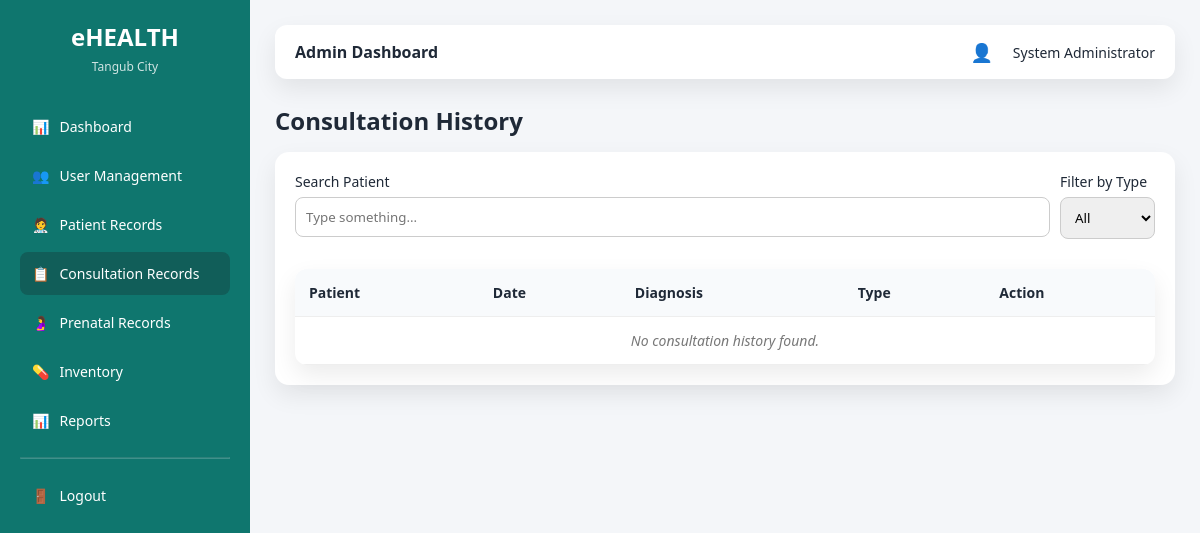
The app's page /admin/consultations.php (signed in), older data.
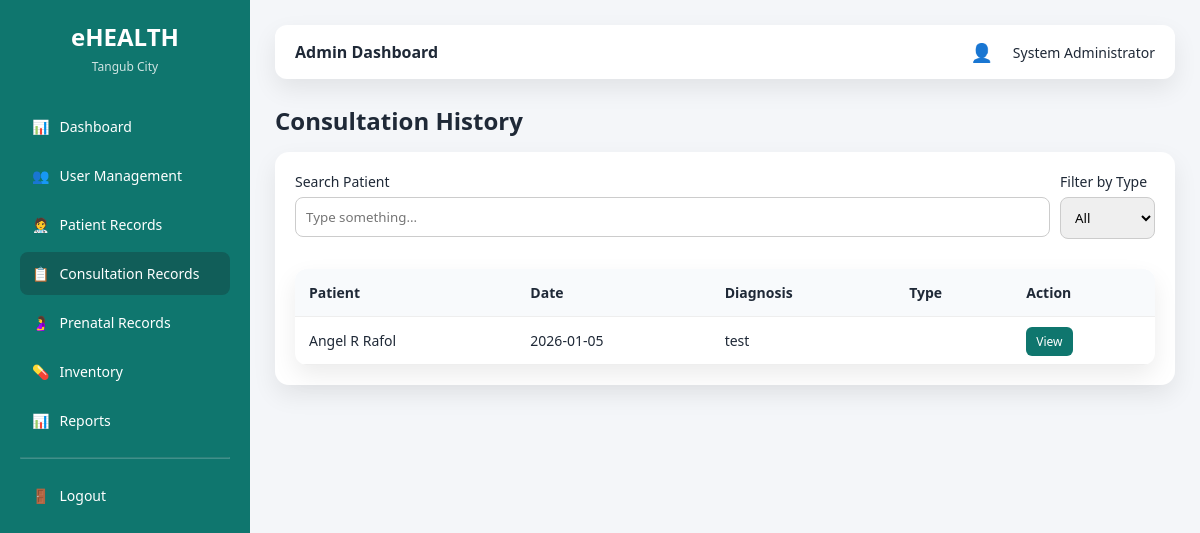
The same page, newer data.
### tables this page shows
CREATE TABLE `consultations` (
  `consultation_id` int(11) NOT NULL,
  `appointment_id` int(11) NOT NULL,
  `doctor_id` int(11) NOT NULL,
  `patient_id` int(11) NOT NULL,
  `symptoms` text DEFAULT NULL,
  `diagnosis` text DEFAULT NULL,
  `prescription` text DEFAULT NULL,
  `notes` text DEFAULT NULL,
  `created_at` timestamp NOT NULL DEFAULT current_timestamp()
);

CREATE TABLE `users` (
  `user_id` int(11) NOT NULL,
  `full_name` varchar(100) NOT NULL,
  `email` varchar(100) NOT NULL,
  `password` varchar(255) NOT NULL,
  `role` enum('admin','staff','doctor','patient') NOT NULL,
  `status` enum('active','inactive') DEFAULT 'active',
  `created_at` timestamp NOT NULL DEFAULT current_timestamp()
);

CREATE TABLE `appointments` (
  `appointment_id` int(11) NOT NULL,
  `patient_id` int(11) NOT NULL,
  `doctor_id` int(11) NOT NULL,
  `appointment_date` date NOT NULL,
  `appointment_time` time NOT NULL,
  `reason` text DEFAULT NULL,
  `qr_code` varchar(255) DEFAULT NULL,
  `status` enum('Pending','Approved','Completed','Cancelled') DEFAULT 'Pending',
  `created_at` timestamp NOT NULL DEFAULT current_timestamp()
);

### admin/consultations.php (the view, shortened to what this page needs)
<?php
require_once "../config/database.php";
$consultations = mysqli_query(
    $conn,
    "SELECT
        c.consultation_id,
        a.appointment_date,
        a.appointment_time,
        u.full_name AS patient_name,
        a.type,
        c.diagnosis
     FROM consultations c
     JOIN appointments a ON c.appointment_id = a.appointment_id
     JOIN patients p ON a.patient_id = p.patient_id
     JOIN users u ON p.user_id = u.user_id
     ORDER BY a.appointment_date DESC"
);
?>
<!DOCTYPE html>
<html>
<head>
    <link rel="stylesheet" href="../assets/css/ui.css">
</head>
<body>
<div class="layout">
    <?php require_once "../layouts/sidebar.php"; ?>
    <main class="main">
        <?php require_once "../layouts/topbar.php"; ?>
        <h2 style="margin-bottom:15px;">Consultation History</h2>
        <div class="card">
        <div style="display: flex; justify-content: space-between; margin-bottom: 15px;">
            <div class="form-group" style="flex: 1; margin-right: 10px;">
                <label>Search Patient</label>
                <input type="text" id="searchInput" placeholder="Type something..." />
            </div>
            <div class="form-group">
                <label>Filter by Type</label>
                <select id="typeFilter">
                    <option value="all">All</option>
                </select>
            </div>
        </div>
        <table id="consultationTable">
            <thead>
                <tr>
                    <th>Patient</th>
                    <th>Date</th>
                    <th>Diagnosis</th>
                    <th>Type</th>
                    <th>Action</th>
                </tr>
            </thead>
            <tbody>
            <?php if (mysqli_num_rows($consultations) > 0): ?>
                <?php while ($row = mysqli_fetch_assoc($consultations)): ?>
                    <tr>
                        <td class="patient"><?= htmlspecialchars($row['patient_name']) ?></td>
                        <td><?= $row['appointment_date'] ?></td>
                        <td><?= htmlspecialchars($row['diagnosis']) ?></td>
                        <td><?= strtoupper($row['type']) ?></td>
                        <td>
                            <a href="consultation_view.php?id=<?= $row['consultation_id'] ?>"
                               class="btn-sm">View</a>
                        </td>
                    </tr>
                <?php endwhile; ?>
            <?php else: ?>
                <tr class="no-data-row">
                    <td colspan="5" class="no-data">No consultation history found.</td>
                </tr>
            <?php endif; ?>
            </tbody>
        </table>
        </div>
    </main>
</div>
</body>
</html>

Row changes from the older to the newer data that the page shows:
added consultations: users.full_name "Angel R Rafol", appointment.appointment_date "2026-01-05", diagnosis "test"
Text that changed along with them:
text no longer shown: "No consultation history found."
